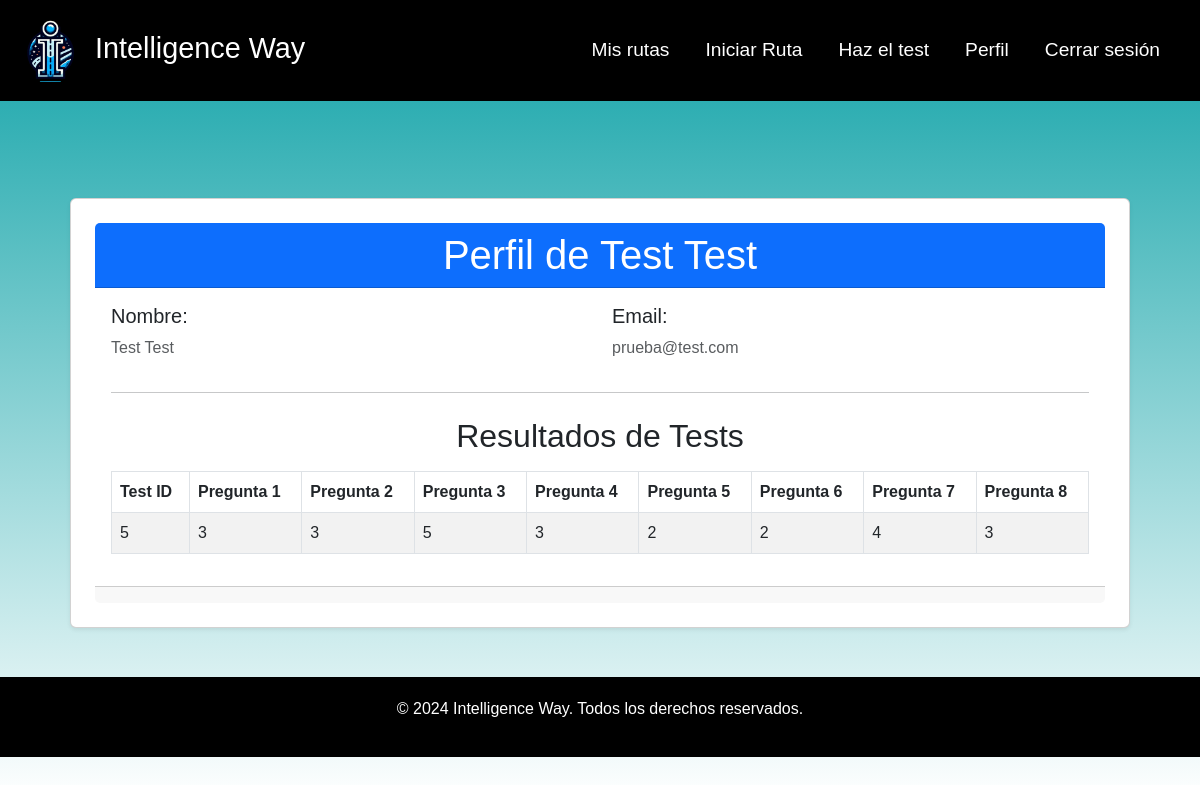
/account/ (signed in), run on the app's committed database.
### user/models.py (models this page shows, shortened)
class User(AbstractBaseUser, PermissionsMixin):
    ROLES = [
        ('admin', 'Admin'),
        ('usuario', 'Usuario')
    ]
    nombre = models.CharField(max_length=100)
    apellido = models.CharField(max_length=100)
    email = models.EmailField(unique=True)
    tiempo = models.IntegerField(default=1)
    content = models.FloatField(default=1)
    is_active = models.BooleanField(default=True)
    is_staff = models.BooleanField(default=False)
    preferenciaAudio = models.IntegerField(null=True)
    preferenciaVideo = models.IntegerField(null=True)
    preferenciaTexto = models.IntegerField(null=True)
    tiempoAprendizaje = models.IntegerField(null=True)
    objects = MyUserManager()
    USERNAME_FIELD = 'email'
    REQUIRED_FIELDS = ['nombre', 'apellido']

### preferences/models.py (models this page shows, shortened)
class ModeloAprendizajeUsuario(models.Model):
    usuario = models.ForeignKey(User, on_delete=models.CASCADE)
    q1 = models.IntegerField(null=True, validators=[MinValueValidator(1), MaxValueValidator(5)])
    q2 = models.IntegerField(null=True, validators=[MinValueValidator(1), MaxValueValidator(5)])
    q3 = models.IntegerField(null=True, validators=[MinValueValidator(1), MaxValueValidator(5)])
    q4 = models.IntegerField(null=True, validators=[MinValueValidator(1), MaxValueValidator(5)])
    q5 = models.IntegerField(null=True, validators=[MinValueValidator(1), MaxValueValidator(5)])
    q6 = models.IntegerField(null=True, validators=[MinValueValidator(1), MaxValueValidator(5)])
    q7 = models.IntegerField(null=True, validators=[MinValueValidator(1), MaxValueValidator(5)])
    q8 = models.IntegerField(null=True, validators=[MinValueValidator(1), MaxValueValidator(5)])
    created_at = models.DateTimeField(auto_now_add=True)
    update_at= models.DateTimeField(auto_now=True)

### account/views.py (the view)
# urls.py: path('', views.ProfileView.as_view(), name='profile' )
class ProfileView(LoginRequiredMixin, TemplateView):
    template_name = 'profile.html'
    def get_context_data(self, **kwargs):
        context = super().get_context_data(**kwargs)
        usuario = self.request.user
        context['user'] = usuario  # Pass the authenticated user to the template
        context['test'] = ModeloAprendizajeUsuario.objects.get(usuario=usuario)
        return context

### account/templates/profile.html (shortened to what this page needs)
{% extends "base.html" %}
{% block content %}
<div class="container mt-5">
    <div class="card shadow-sm p-4">
        <div class="card-header bg-primary text-white text-center">
            <h1 class="mb-0">Perfil de {{ user.nombre }} {{ user.apellido }}</h1>
        </div>
        <div class="card-body">
            <div class="row mb-3">
                <div class="col-md-6">
                    <h5> Nombre:</h5>
                    <p class="text-muted">{{ user.nombre }} {{ user.apellido }}</p>
                </div>
                <div class="col-md-6">
                    <h5> Email:</h5>
                    <p class="text-muted">{{ user.email }}</p>
                </div>
            </div>
            <hr>
            <h2 class="text-center mt-4"> Resultados de Tests</h2>
            <div class="table-responsive mt-3">
                <table class="table table-bordered table-striped">
                    <thead class="thead-dark">
                        <tr>
                            <th>Test ID</th>
                            <th>Pregunta 1</th>
                            <th>Pregunta 2</th>
                            <th>Pregunta 3</th>
                            <th>Pregunta 4</th>
                            <th>Pregunta 5</th>
                            <th>Pregunta 6</th>
                            <th>Pregunta 7</th>
                            <th>Pregunta 8</th>
                        </tr>
                    </thead>
                    <tbody>
                        <tr>
                            <td>{{ test.id }}</td>
                            <td>{{ test.q1 }}</td>
                            <td>{{ test.q2 }}</td>
                            <td>{{ test.q3 }}</td>
                            <td>{{ test.q4 }}</td>
                            <td>{{ test.q5 }}</td>
                            <td>{{ test.q6 }}</td>
                            <td>{{ test.q7 }}</td>
                            <td>{{ test.q8 }}</td>
                        </tr>
                    </tbody>
                </table>
            </div>
        </div>
        <div class="card-footer text-center">
        </div>
    </div>
</div>
{% endblock %}

### IntelligenceWay/static/css/styles.css (style rules this page uses)
body { font-family: Arial, sans-serif; margin: 0; color: #2B2D42; background: linear-gradient(to bottom, rgb(15, 162, 167), rgba(255, 255, 255, 0.712)); height: 100%; margin: 0; }
.container { width: 100%; height: 100%; padding: 20px; }

### data on the page
User: nombre "Test", apellido "Test", email "prueba@test.com"
ModeloAprendizajeUsuario: id "5", q1 "3", q2 "3", q3 "5", q4 "3", q5 "2", q6 "2", q7 "4", q8 "3"
